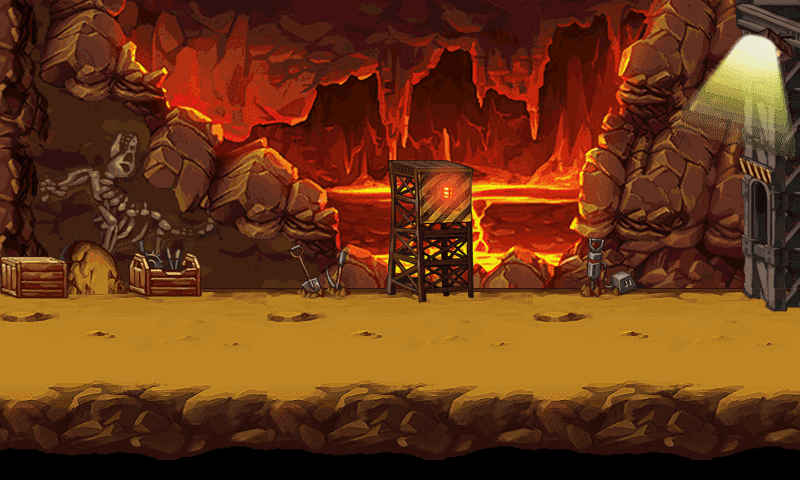

Below is a game level as drawn by its tile map, then a one-line description and the .tmx that defines it (tile-layer data replaced by summaries):
An orthogonal 25x15 tile map with 32x32 px tiles, 13 tile layers (Wall1, Wall2, Wall3, Ground, ...).

<map version="1.0" orientation="orthogonal" renderorder="right-down" width="25" height="15" tilewidth="32" tileheight="32">
 <tileset firstgid="1" name="1_4_atlas" tilewidth="32" tileheight="32">
  <image source="1_4_atlas.png" width="1056" height="1024" />
 </tileset>
 <layer name="Wall1" width="25" height="15">
  <data>[375 cells, 135 non-empty, 55 distinct tile ids]</data>
 </layer>
 <layer name="Wall2" width="25" height="15">
  <data>[375 cells, 30 non-empty, 30 distinct tile ids]</data>
 </layer>
 <layer name="Wall3" width="25" height="15">
  <data>[375 cells, 20 non-empty, 20 distinct tile ids]</data>
 </layer>
 <layer name="Ground" width="25" height="15">
  <data>[375 cells, 150 non-empty, 150 distinct tile ids]</data>
 </layer>
 <layer name="Rock1" width="25" height="15">
  <data>[375 cells, 9 non-empty, 9 distinct tile ids]</data>
 </layer>
 <layer name="BackGround" width="25" height="15">
  <data>[375 cells, 198 non-empty, 198 distinct tile ids]</data>
 </layer>
 <layer name="Box2" width="25" height="15">
  <data>[375 cells, 9 non-empty, 9 distinct tile ids]</data>
 </layer>
 <layer name="Box1" width="25" height="15">
  <data>[375 cells, 36 non-empty, 36 distinct tile ids]</data>
 </layer>
 <layer name="Light" width="25" height="15">
  <data>[375 cells, 4 non-empty, 4 distinct tile ids]</data>
 </layer>
 <layer name="Rack1" width="25" height="15">
  <data>[375 cells, 12 non-empty, 12 distinct tile ids]</data>
 </layer>
 <layer name="Rack2" width="25" height="15">
  <data>[375 cells, 10 non-empty, 10 distinct tile ids]</data>
 </layer>
 <layer name="Rack3" width="25" height="15">
  <data>[375 cells, 6 non-empty, 6 distinct tile ids]</data>
 </layer>
 <layer name="Light2" width="25" height="15">
  <data>[375 cells, 16 non-empty, 16 distinct tile ids]</data>
 </layer>
</map>
